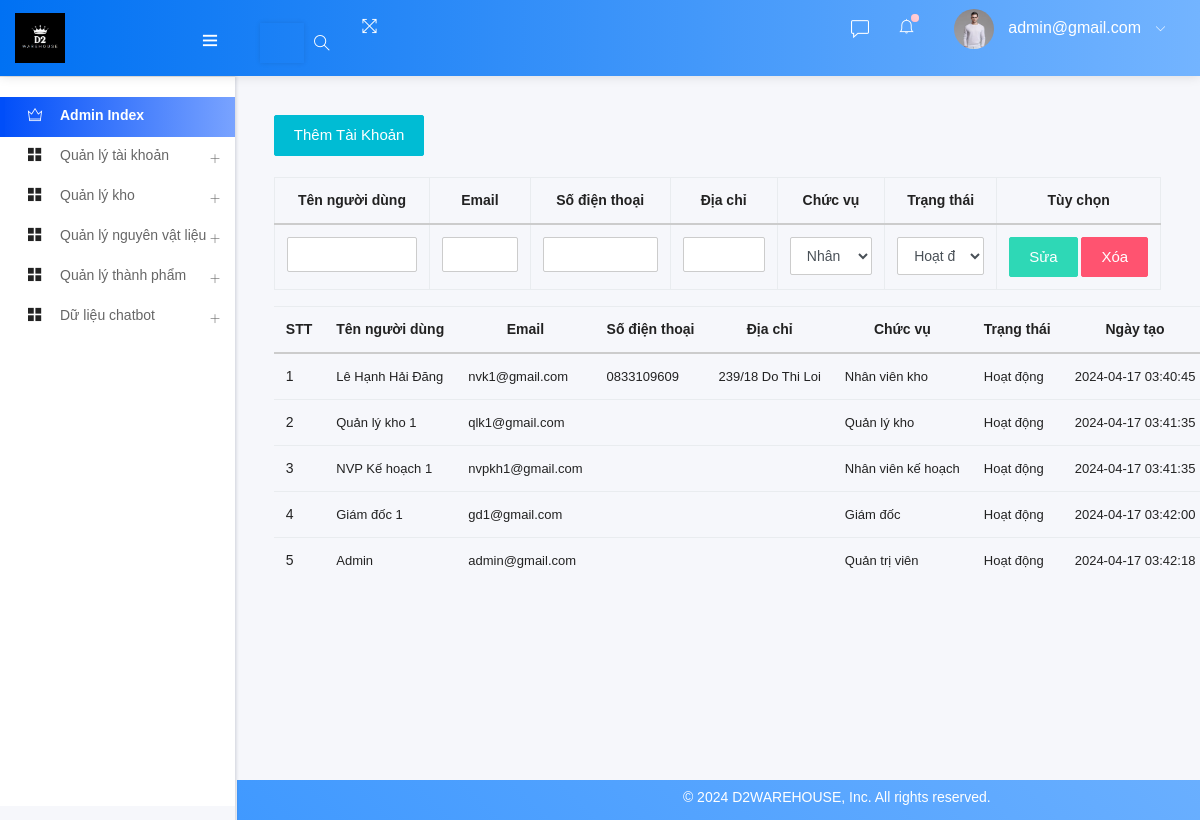
Screenshot of /account.php (signed in) with the database file from the repository.
### tables this page shows
CREATE TABLE `add_logo` (
  `id` int(10) NOT NULL auto_increment,
  `img` varchar(200) NOT NULL,
  PRIMARY KEY  (`id`)
);

CREATE TABLE `taikhoan` (
  `id_acc` int(11) NOT NULL auto_increment,
  `hoten` varchar(255) NOT NULL,
  `email` varchar(255) NOT NULL,
  `matkhau` varchar(255) NOT NULL,
  `dienthoai` char(10) NOT NULL,
  `diachi` varchar(255) default NULL,
  `hinhdaidien` varchar(255) default NULL,
  `role` enum('Admin','nhanvienkho','nhanvienkiemke','quanlykho','giamdoc','nvpkehoach') NOT NULL default 'nhanvienkho',
  `trangthai` enum('hoatdong','khonghoatdong') NOT NULL default 'hoatdong',
  `ngaytao` timestamp NOT NULL default CURRENT_TIMESTAMP,
  PRIMARY KEY  (`id_acc`)
);

### account.php (called while the page is built, shortened)
<?php
    include ("template.php");
?>

### class/adminback.php (called while the page is built, shortened)
<?php
class  adminback
{
    private $connection;
    function __construct()
    {
        $dbhost = "localhost";
        $dbuser = "root";
        $dbpass = "";
        $dbname = "d2warehouse";
        $this->connection = mysqli_connect($dbhost, $dbuser, $dbpass, $dbname);
        mysqli_set_charset($this->connection,'UTF8');
    }
    function display_logo()
    {
        $query = "SELECT * FROM add_logo";
        if (mysqli_query($this->connection, $query)) {
            $pdt_info = mysqli_query($this->connection, $query);
            return $pdt_info;
        }
    }
}

### class/classnvk.php (the view, shortened to what this page needs)
<?php
class nhanvienkho
{
	public function connect()
{
    $con = mysqli_connect("localhost", "root", "", "d2warehouse");
    if (!$con)
    {
        echo 'Không kết nối được csdl';
        exit();
    }
    else
    {
        mysqli_set_charset($con, "utf8");
        return $con;
    }
}
	public function list_user($sql)
{
    $link = $this->connect();
    $result = mysqli_query($link, $sql);
    $count = 1;
    if(mysqli_num_rows($result) > 0)
    {
        echo '<table class="tbluser table table-border table-hover">
        <thead>
            <tr>
                <th class="text-center">STT</th>
                <th class="text-center">Tên người dùng</th>
                <th class="text-center">Email</th>
                <th class="text-center">Số điện thoại</th>
                <th class="text-center">Địa chỉ</th>
                <th class="text-center">Chức vụ</th>
                <th class="text-center">Trạng thái</th>
                <th class="text-center">Ngày tạo</th>
            </tr>
        </thead>
        <tbody>';
        while($row = mysqli_fetch_array($result))
        {
            $id = $row['id_acc'];
            $tenNV = $row['hoten'];
			$role_names = array(
				"nhanvienkho" => "Nhân viên kho",
				"quanlykho" => "Quản lý kho",
				"nhanvienkiemke" => "Nhân viên kiểm kê",
				"giamdoc" => "Giám đốc",
				"nvpkehoach" => "Nhân viên kế hoạch",
				"Admin" => "Quản trị viên"
			);
			$status_names = array(
				"hoatdong" => "Hoạt động",
				"khonghoatdong" => "Không hoạt động"
			);
            $chucVu = isset($role_names[$row['role']]) ? $role_names[$row['role']] : 'Unknown';
            $diaChi = $row['diachi'];
            $soDienThoai = $row['dienthoai'];
            $email = $row['email'];
            $trangThai = isset($status_names[$row['trangthai']]) ? $status_names[$row['trangthai']] : 'Unknown';
            $ngayTao = $row['ngaytao'];
            echo '<tr>
                    <td>'.$count++.'</td>
                    <td><a href="?id='.$id.'">'.$tenNV.'</a></td>
                    <td><a href="?id='.$id.'">'.$email.'</td>
                    <td><a href="?id='.$id.'">'.$soDienThoai.'</td>
                    <td><a href="?id='.$id.'">'.$diaChi.'</td>
                    <td><a href="?id='.$id.'">'.$chucVu.'</td>
                    <td><a href="?id='.$id.'">'.$trangThai.'</td>
                    <td><a href="?id='.$id.'">'.$ngayTao.'</td>
                </tr>';
        }
    }
    echo '</tbody>
    </table>';
}
}
?>

### includes/headernav.php (shortened to what this page needs)
<nav class="navbar header-navbar pcoded-header">
               <div class="navbar-wrapper">
                   <div class="navbar-logo">
                       <a class="mobile-menu" id="mobile-collapse" href="#!">
                           <i class="ti-menu"></i>
                       </a>
                       <a href="index.php">
                      <?php
                       $obj=new adminback();
                       $logo_info = $obj->display_logo();
                       $logo = mysqli_fetch_assoc($logo_info);
                       ?>
                           <img width="50" height="50" src="uploads/<?php echo $logo['img']; ?>" alt="Theme-Logo" />
                       </a>
                   </div>
                   <div class="navbar-container container-fluid">
                       <ul class="nav-left">
                           <li class="header-search">
                               <div class="main-search orphsearch-search">
                                   <div class="input-group">
                                       <input type="text" class="form-control">
                                       <span class="input-group-addon search-btn"><i class="ti-search"></i></span>
                                   </div>
                               </div>
                           </li>
                           <li>
                               <a href="#!" onclick="javascript:toggleFullScreen()">
                                   <i class="ti-fullscreen"></i>
                               </a>
                           </li>
                       </ul>
                       <ul class="nav-right">
                       <li class="chat" style="margin-top: 8px;">
                    <i class="ti-comment" style="color: white; font-size: large;" onclick="toggleChatbox()"></i>
                    </li>
                           <li class="header-notification">
                               <a href="#!">
                                   <i class="ti-bell"></i>
                                   <span class="badge bg-c-pink"></span>
                               </a>
                           </li>
                           <li class="user-profile header-notification">
                               <a href="#!">
                                   <img src="assets/images/avatar-2.jpg" class="img-radius" alt="User-Profile-Image">
                                   <span> <?php echo $admin_email ?> </span>
                                   <i class="ti-angle-down"></i>
                               </a>
                           </li>
                       </ul>
                   </div>
               </div>
           </nav>

### includes/headernav.php (style rules this page uses)
.input-group { margin: 10px; display: flex; align-items: center; }
.input-group input[type="text"] { flex: 1; border: none; outline: none; padding: 10px; border-radius: 20px; margin-right: 10px; box-shadow: 0 0 5px rgba(0, 0, 0, 0.1); height: 40px; }

### rows the page displays
add_logo: img (picture)
taikhoan: hoten "Lê Hạnh Hải Đăng", email "nvk1@gmail.com", dienthoai "0833109609", diachi "239/18 Do Thi Loi", role "Nhân viên kho", trangthai "Hoạt động", ngaytao "2024-04-17 03:40:45"
taikhoan: hoten "Quản lý kho 1", email "qlk1@gmail.com", role "Quản lý kho", trangthai "Hoạt động", ngaytao "2024-04-17 03:41:35"
taikhoan: hoten "NVP Kế hoạch 1", email "nvpkh1@gmail.com", role "Nhân viên kế hoạch", trangthai "Hoạt động", ngaytao "2024-04-17 03:41:35"
taikhoan: hoten "Giám đốc 1", email "gd1@gmail.com", role "Giám đốc", trangthai "Hoạt động", ngaytao "2024-04-17 03:42:00"
taikhoan: hoten "Admin", email "admin@gmail.com", role "Quản trị viên", trangthai "Hoạt động", ngaytao "2024-04-17 03:42:18"

### other values shown
$admin_email "admin@gmail.com"
form field txtchucvu "Nhân viên kho"
